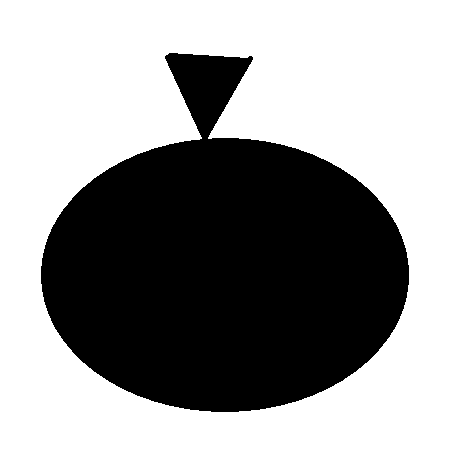
#> input picture 5luento/images/bw.bmp, 462 x 455 px
$ python invert_black_and_white_image.py
#> lines starting #> are read from the running program, lines starting #| are printed output that depends on the picture; after the words box and inside, x2 and y2 are one past the last pixel; in counts of white or black regions, pixels touching at a corner belong together
#> further down, imageToProcess is the input picture: PIL image 462x455 1; 60.4% white; 1 black region, box (x1, y1, x2, y2) and area: (41, 53, 409, 412) 83162
#| <class 'numpy.ndarray'>
#| (455, 462)
from PIL import Image
from numpy import asarray
from matplotlib import image
from matplotlib import pyplot
import numpy as np

## Tämä ohjelmakoodi tiedoksi.
## Tutustu miten käydään numpyllä läpi matriisi.
## ei tarvitse osata itse tehdä vastaavaa, mutta
## selittää, toiminta-ajatus.

def show_image(imageToShow):
  # summarize shape of the pixel array
  # display the array of pixels as an image
  pyplot.imshow(imageToShow)
  pyplot.show()


##not muuttaa 0:n (musta) valkoiseksi ja 1:n (valkoinen) 0:ksi
def invert(source_array):
  result_array = source_array.copy()
  height, width = source_array.shape
#> height = 455; width = 462
  print(height, width)
#| 455 462
  for h in range(0, height - 1):
    for w in range(0, width - 1):
      result_array[h, w] = not source_array[h, w]
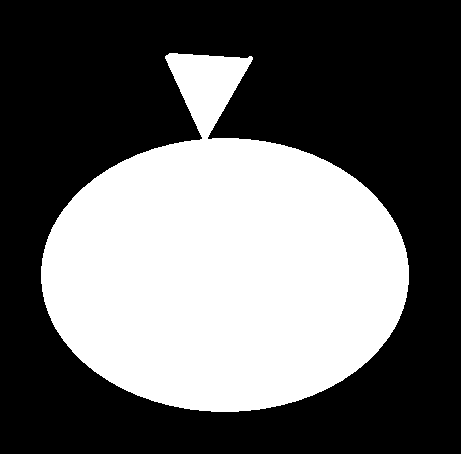
#> result_array: shape (455, 462) bool; 40% white; 2 white regions, box (x1, y1, x2, y2) and area: (41, 53, 409, 412) 83162, (0, 0, 462, 455) 916
  return result_array


image_file_path = '../images/bw.bmp'
# load the image
imageToProcess = Image.open(image_file_path)
# convert image to numpy array
data = asarray(imageToProcess)
print(type(data))
# summarize shape
print(data.shape)
inverted_array = invert(data)

# create Pillow image
resultImage = Image.fromarray(inverted_array)
print(type(resultImage))
#| <class 'PIL.Image.Image'>

# summarize image details
print(resultImage.mode)
#| 1
print(resultImage.size)
#| (462, 455)
show_image(resultImage)
